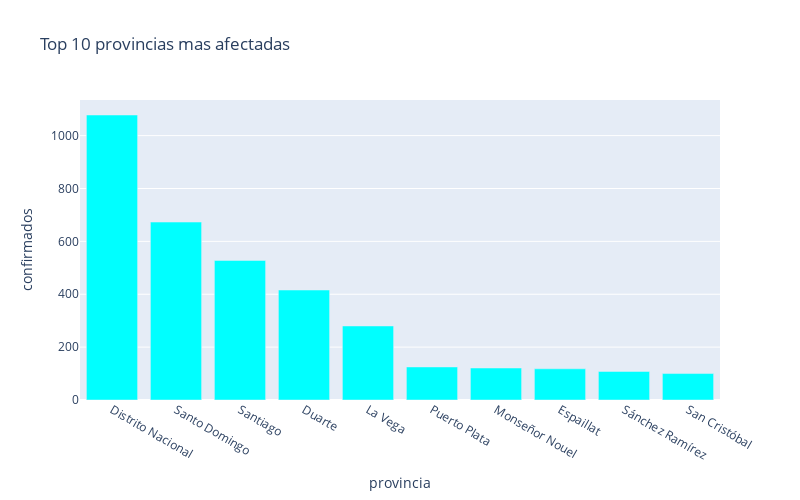

Notebook code cell kept with this figure:
### Code cell
px.bar(
    sorted_provinces_df.head(10),
    x = "provincia",
    y = "confirmados",
    title= "Top 10 provincias mas afectadas", # the axis names
    color_discrete_sequence=["cyan"], 
    height=500,
    width=800
)

### Figure 1 — Plotly figure (JSON) as saved in the notebook; plotly's stock layout.template omitted (floating-point values rounded to 4 significant figures)
{"data": [{"alignmentgroup": "True", "hovertemplate": "provincia=%{x}<br>confirmados=%{y}<extra></extra>", "legendgroup": "", "marker": {"color": "cyan"}, "name": "", "offsetgroup": "", "orientation": "v", "showlegend": false, "textposition": "auto", "type": "bar", "x": ["Distrito Nacional", "Santo Domingo", "Santiago", "Duarte", "La Vega", "Puerto Plata", "Monseñor Nouel", "Espaillat", "Sánchez Ramírez", "San Cristóbal"], "xaxis": "x", "y": [1078, 673, 528, 416, 280, 125, 121, 118, 108, 100], "yaxis": "y"}], "layout": {"barmode": "relative", "height": 500, "legend": {"tracegroupgap": 0}, "title": {"text": "Top 10 provincias mas afectadas"}, "width": 800, "xaxis": {"anchor": "y", "domain": [0, 1], "title": {"text": "provincia"}}, "yaxis": {"anchor": "x", "domain": [0, 1], "title": {"text": "confirmados"}}}}
